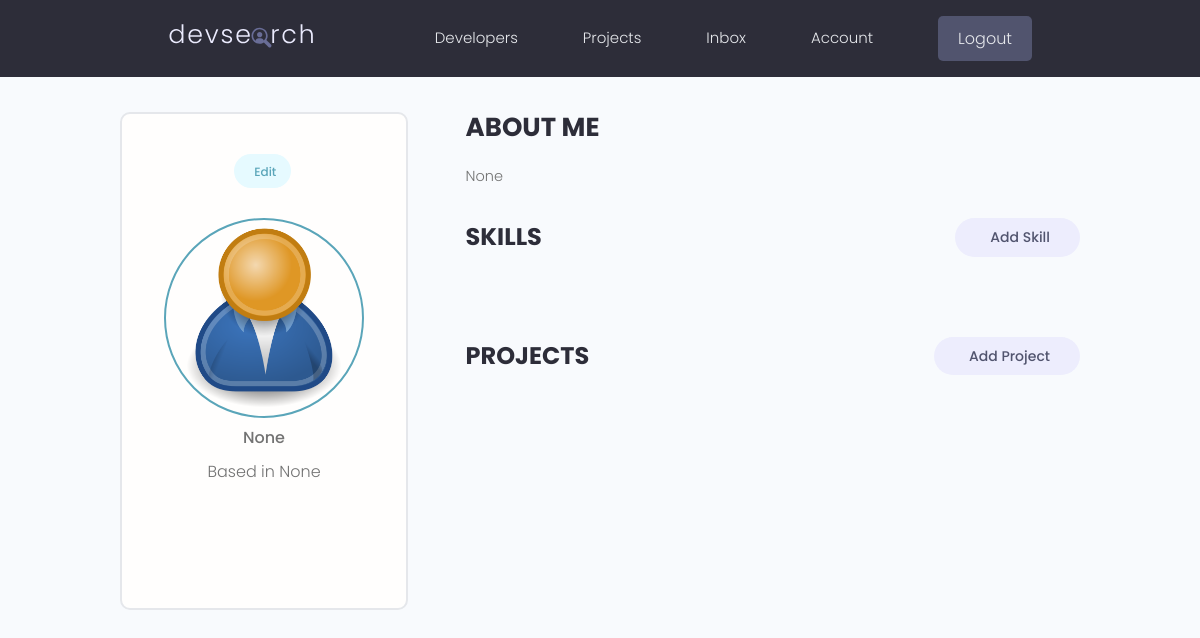
The page /account/ (signed in) on the database as committed earlier.
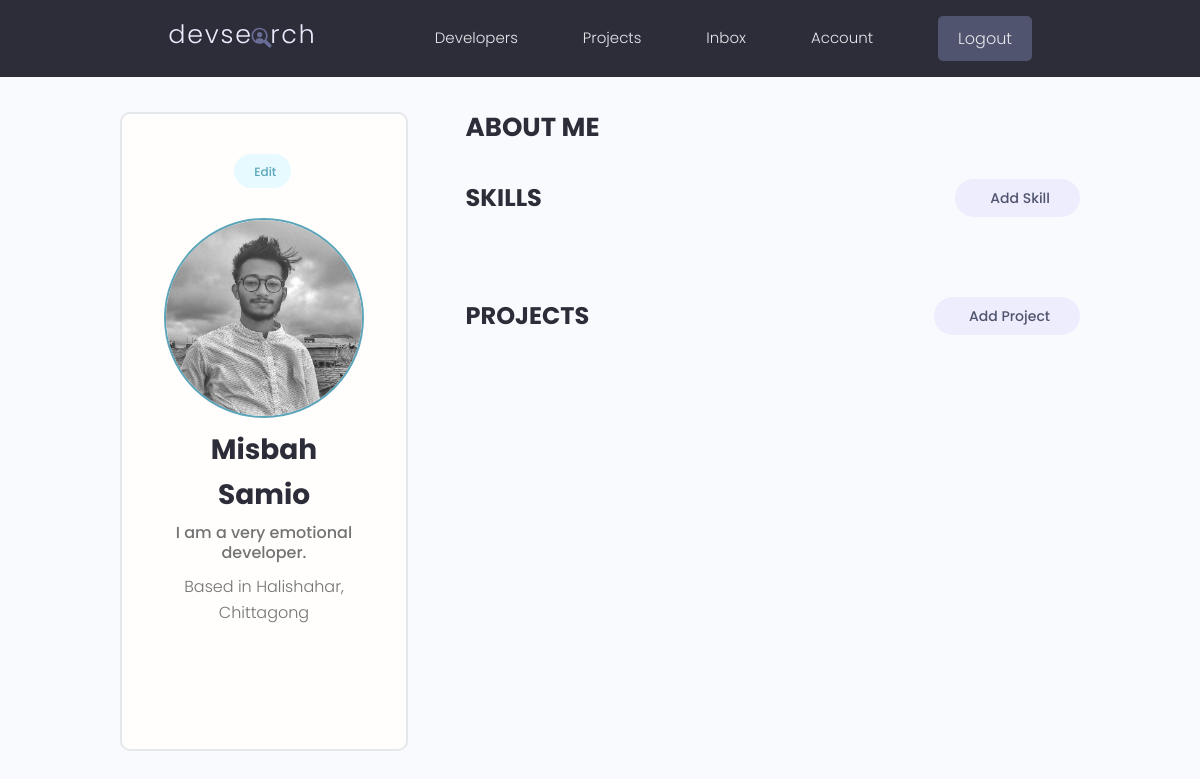
The same page on the database as committed later.
### users/models.py (models this page shows, shortened)
class Profile(models.Model):
    user = models.OneToOneField(User, on_delete=models.CASCADE, null=True, blank=True)
    name = models.CharField(max_length=200, blank=True, null=True)
    email = models.EmailField(max_length=500, blank=True, null=True)
    username = models.CharField(max_length=200, blank=True, null=True)
    location = models.CharField(max_length=200, blank=True, null=True)
    short_intro = models.CharField(max_length=200, blank=True, null=True)
    bio = models.TextField(blank=True, null=True)
    profile_image = models.ImageField(null=True, blank=True, upload_to='profiles/', default="profiles/user-default.png")
    social_github = models.CharField(max_length=200, blank=True, null=True)
    social_twitter = models.CharField(max_length=200, blank=True, null=True)
    social_linkedin = models.CharField(max_length=200, blank=True, null=True)
    social_youtube = models.CharField(max_length=200, blank=True, null=True)
    social_website = models.CharField(max_length=200, blank=True, null=True)
    created = models.DateTimeField(auto_now_add=True)
    id = models.UUIDField(default=uuid.uuid4, unique=True, primary_key=True, editable=False)

### users/views.py (the view)
# urls.py: path('account/', views.userAccount, name="account"),
@login_required(login_url='login')
def userAccount(request):
    profile = request.user.profile
    skills = profile.skill_set.all()
    projects = profile.project_set.all()
    context = {'profile' : profile, 'skills' : skills, 'projects' : projects}
    return render(request, 'users/account.html', context)

### users/templates/users/account.html (shortened to what this page needs)
{% extends 'main.html' %}
{% block content%}
<main class="settingsPage profile my-md">
  <div class="container">
    <div class="layout">
      <div class="column column--1of3">
        <div class="card text-center">
          <div class="card__body dev">
            <a class="tag tag--pill tag--main settings__btn" href="{% url 'edit-account' %}"> Edit</a>
            <img class="avatar avatar--xl dev__avatar" src="{{ profile.profile_image.url }}" />
            <h2 class="dev__name">{{ profile.name }}</h2>
            <p class="dev__title">{{ profile.short_intro }}</p>
            <p class="dev__location">Based in {{ profile.location }}</p>
            <ul class="dev__social">
            </ul>
          </div>
        </div>
      </div>
      <div class="column column--2of3">
        <div class="devInfo">
          <h3 class="devInfo__title">About Me</h3>
          <p class="devInfo__about">
            {{profile.bio}}
          </p>
        </div>
        <div class="settings">
          <h3 class="settings__title">Skills</h3>
          <a class="tag tag--pill tag--sub settings__btn tag--lg" href="#"> Add Skill</a>
        </div>
        <div class="settings">
          <h3 class="settings__title">Projects</h3>
          <a class="tag tag--pill tag--sub settings__btn tag--lg" href="#"> Add Project</a>
        </div>
      </div>
    </div>
  </div>
</main>
{% endblock %}

Rows that differ between the two databases and show on the page:
changed Profile: profile_image: picture added in place of a placeholder; name (not shown) → "Misbah Samio"; short_intro "None" → "I am a very emotional developer."; location "None" → "Halishahar, Chittagong"; bio "None" → (not shown)
